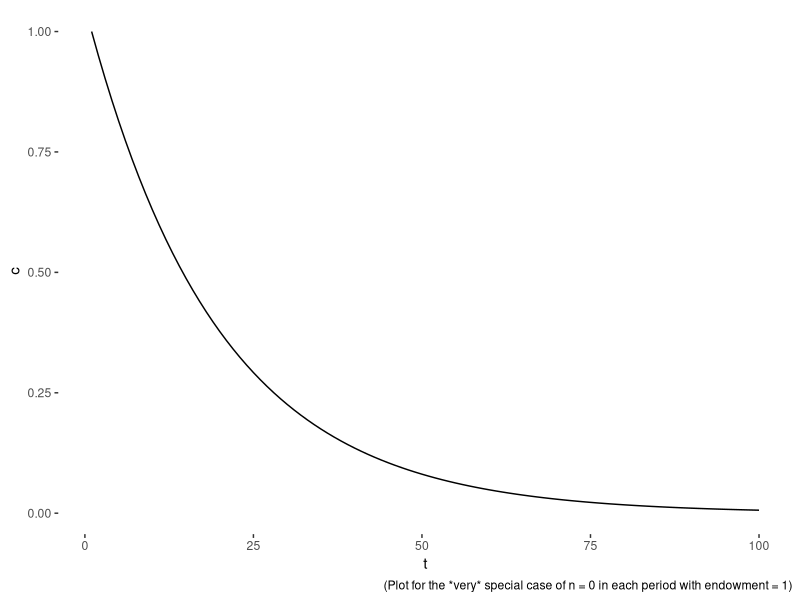

Generate this figure with R:
## ---- chunk 1
knitr::opts_chunk$set(cache = TRUE)
## ---- chunk 2
library(ggplot2)

beta = 0.95 # Future is worth 5% less than today
T = 100
c  = rep(0,T)
W_0 = 1 # Endowment equals one
c[1] = W_0
for(t in 2:length(c) ){
  c[t] = beta * c[(t-1)]
}

ggplot( data = as.data.frame( c , t = c(1:T) )  , 
        aes(x = 1:T , 
            y = c ) 
        ) + 
  geom_line() + 
  labs( x = "t" , 
        y = "c" , 
        caption = "(Plot for the *very* special case of n = 0 in each period with endowment = 1)") + 
  theme( panel.background = element_rect( fill = 'white'))
